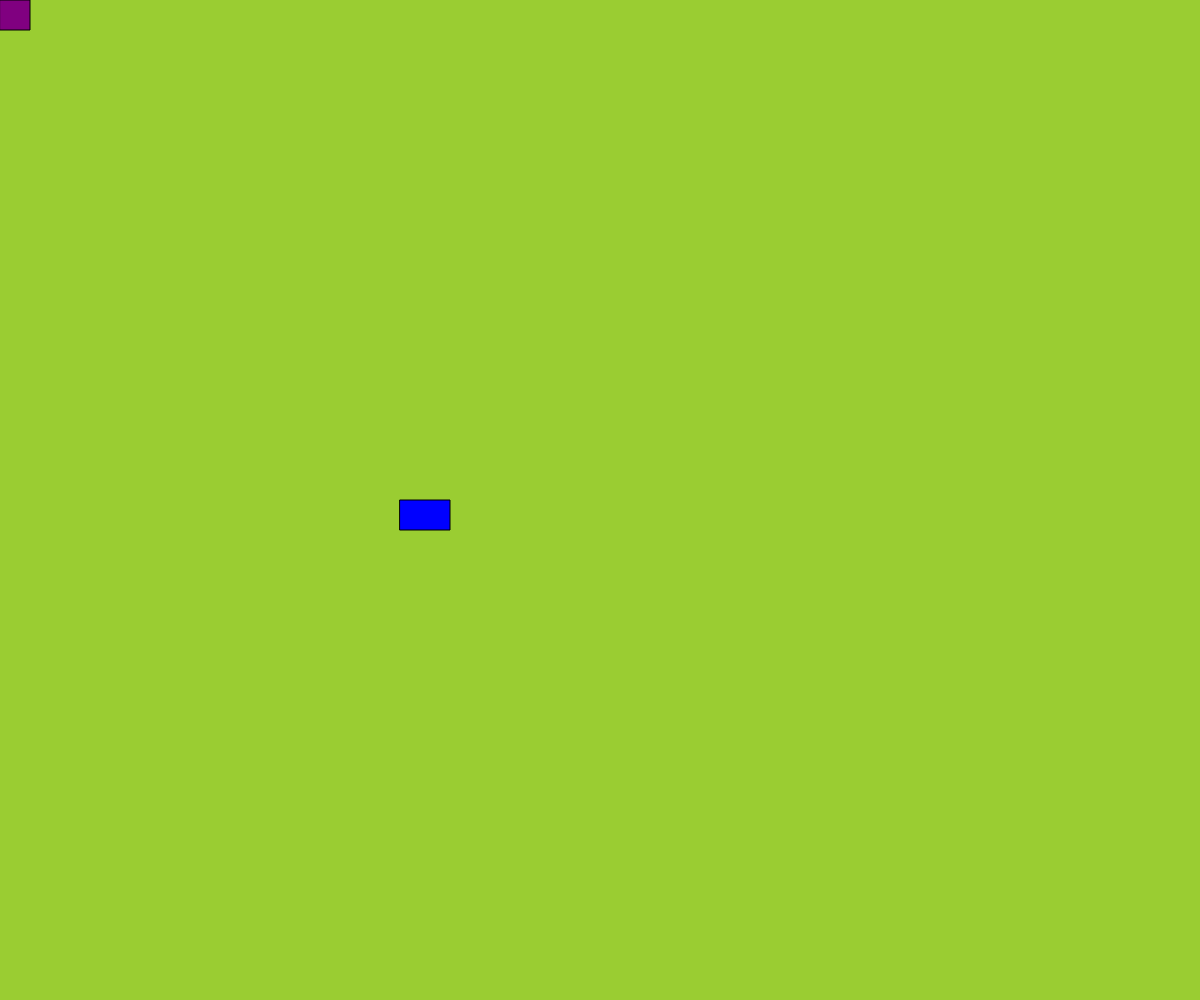
Frame 1 (no input)
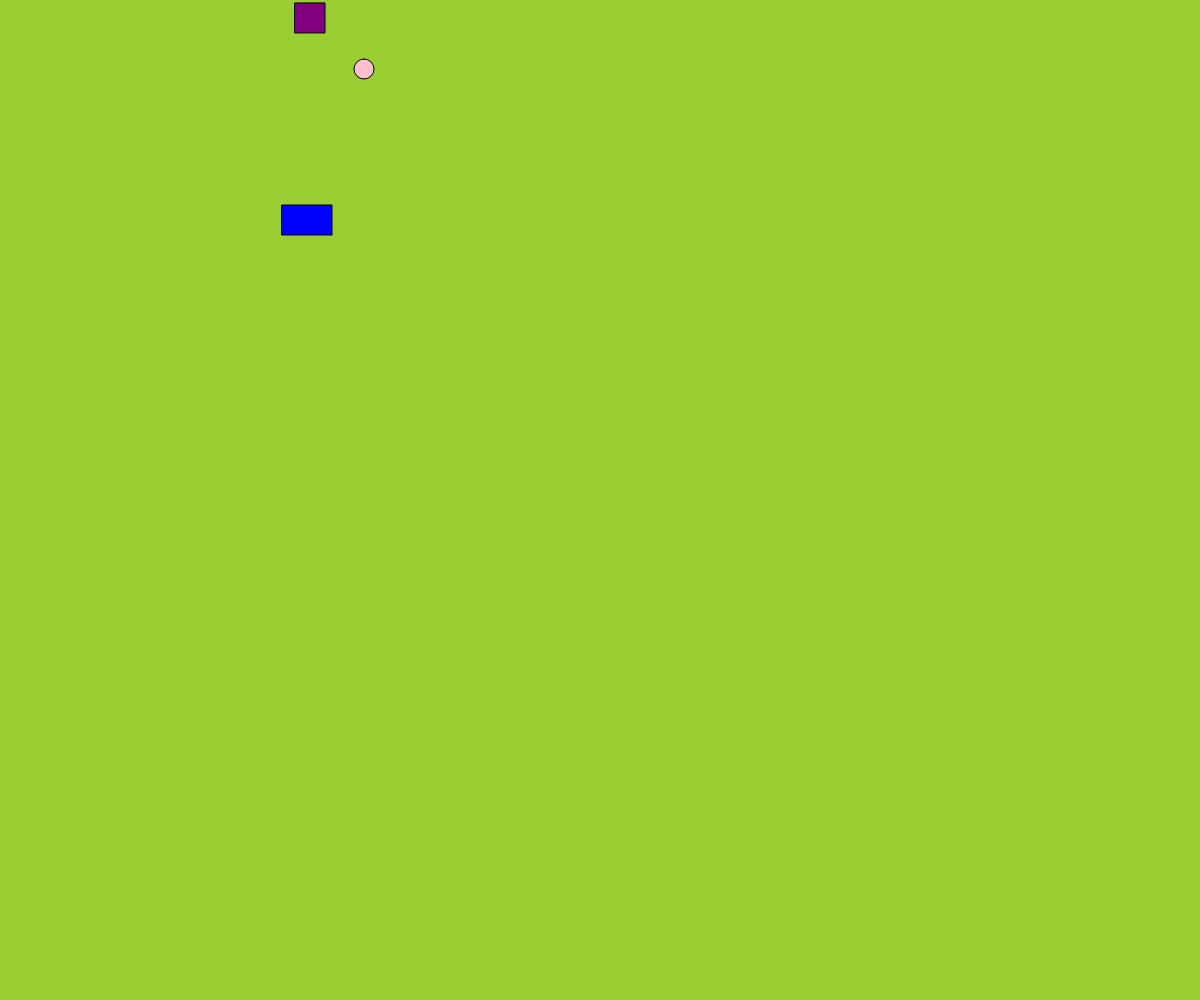
Frame 60 (no input)
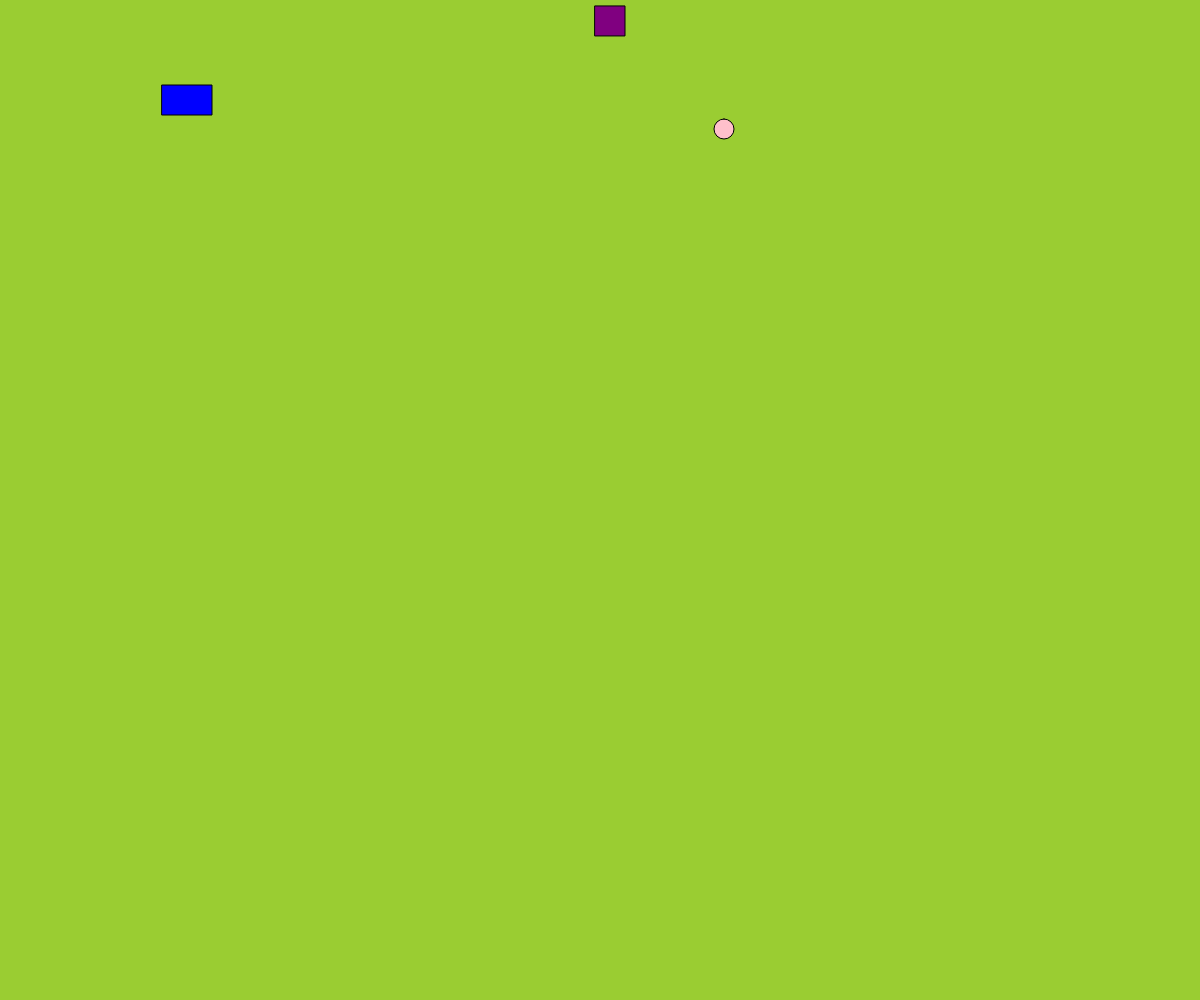
Frame 120 (the mouse pressed at the canvas centre since frame 60)

The p5.js sketch that drew these frames (run headless with seeded random() and noise() and a simulated clock; from frame 60 on, the mouse is pressed at the canvas centre):

// p5.js sketch
// ── sketch.js
var pinkBall = {
    x:0,
    y:0,
    w:20,
    h:20,
    colour: 'pink',
    xSpeed: 6,
    ySpeed: 1,
    draw: function(){
        fill(this.colour);
        rect(this.x,this.y,this.w,this.h, 25);
    },
    move: function(){
        this.x += this.xSpeed;
        this.y += this.ySpeed;

        if(this.x < 0 || this.x > width - this.w){
            this.xSpeed *= -1;
        }
        if(this.y > height - this.h || this.y < 0){
            this.ySpeed *= -1;
        }
    }
};

var blueBrick = {
    x:400,
    y:500,
    w:50,
    h:30,
    colour: 'blue',
    xSpeed: -2,
    ySpeed: -5,
    draw: function(){
        fill(this.colour);
        rect(this.x,this.y,this.w,this.h);
    },
    move: function(){
        this.x += this.xSpeed;
        this.y += this.ySpeed;

        if(this.x < 0 || this.x > width){
            this.xSpeed *= -1;
        }
        if(this.y > height || this.y < 0){
            this.ySpeed *= -1;
        }
    }
};

var purpleBrick = {
    x:0,
    y:0,
    w:30,
    h:30,
    colour: 'purple',
    xSpeed: 5,
    ySpeed: 0.05,
    draw: function(){
        fill(this.colour);
        rect(this.x,this.y,this.w,this.h);
    },
    move: function(){
        this.x += this.xSpeed;
        this.y += this.ySpeed;

        if(this.x < 0 || this.x > width){
            this.xSpeed *= -1;
        }
        if(this.y > height || this.y < 0){
            this.ySpeed *= -1;
        }
    }
};

function setup(){
    createCanvas(windowWidth,windowHeight);
}

function draw(){
    background('yellowGreen');
    pinkBall.draw();
    pinkBall.move();
    blueBrick.draw();
    blueBrick.move();
    purpleBrick.draw();
    purpleBrick.move();
}
